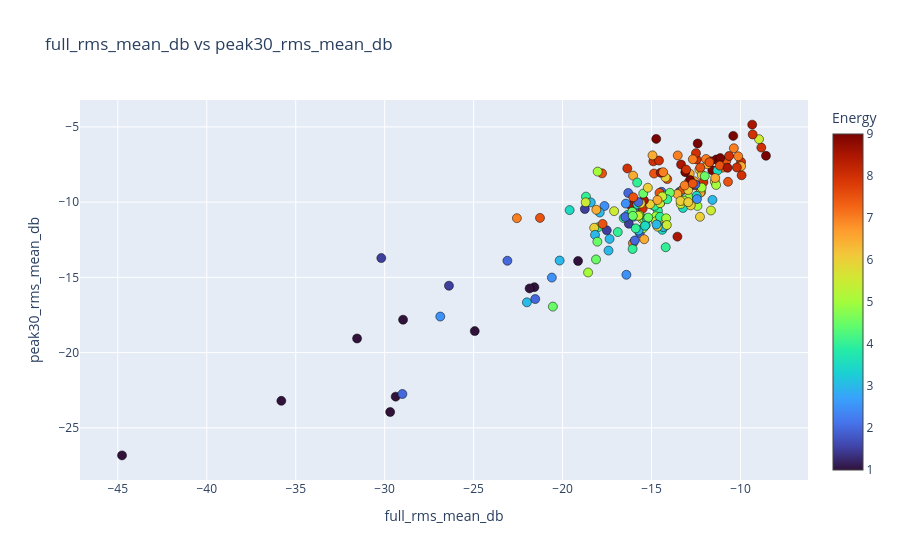

Notebook cell for this chart:
### Code cell
FEATURE_X = 'full_rms_mean_db'
FEATURE_Y = 'peak30_rms_mean_db'

x = np.asarray([safe_float(row.get(FEATURE_X)) for row in labeled_rows], dtype=np.float64)
y = np.asarray([safe_float(row.get(FEATURE_Y)) for row in labeled_rows], dtype=np.float64)
e = np.asarray([row['energy_float'] for row in labeled_rows], dtype=np.float64)
hover = [
    f"{row.get('mix_name', '')}<br>{row.get('track_number', '')}. {row.get('title') or row.get('name', '')}<br>{row.get('artists') or row.get('artist', '')}<br>energy={row['energy_float']}"
    for row in labeled_rows
]
mask = np.isfinite(x) & np.isfinite(y) & np.isfinite(e)

fig = go.Figure(go.Scatter(
    x=x[mask],
    y=y[mask],
    mode='markers',
    marker=dict(color=e[mask], colorscale='Turbo', colorbar=dict(title='Energy'), size=9, line=dict(width=0.5, color='black')),
    text=np.asarray(hover, dtype=object)[mask],
    hovertemplate='%{text}<br>' + FEATURE_X + '=%{x:.2f}<br>' + FEATURE_Y + '=%{y:.2f}<extra></extra>',
))
fig.update_layout(title=f'{FEATURE_X} vs {FEATURE_Y}', xaxis_title=FEATURE_X, yaxis_title=FEATURE_Y)
fig.show()

### Figure 1 — Plotly figure (JSON) as saved in the notebook; plotly's stock layout.template omitted (floating-point values rounded to 4 significant figures; data arrays with more than 128 entries replaced by an {"elided": "..."} marker saying what was removed)
{"data": [{"hovertemplate": "%{text}<br>full_rms_mean_db=%{x:.2f}<br>peak30_rms_mean_db=%{y:.2f}<extra></extra>", "marker": {"color": {"elided": "192 float values"}, "colorbar": {"title": {"text": "Energy"}}, "colorscale": [[0, "#30123b"], [0.07143, "#4145ab"], [0.1429, "#4675ed"], [0.2143, "#39a2fc"], [0.2857, "#1bcfd4"], [0.3571, "#24eca6"], [0.4286, "#61fc6c"], [0.5, "#a4fc3b"], [0.5714, "#d1e834"], [0.6429, "#f3c63a"], [0.7143, "#fe9b2d"], [0.7857, "#f36315"], [0.8571, "#d93806"], [0.9286, "#b11901"], [1, "#7a0402"]], "line": {"color": "black", "width": 0.5}, "size": 9}, "mode": "markers", "text": {"elided": "192 str values"}, "type": "scatter", "x": {"elided": "192 float values"}, "y": {"elided": "192 float values"}}], "layout": {"title": {"text": "full_rms_mean_db vs peak30_rms_mean_db"}, "xaxis": {"title": {"text": "full_rms_mean_db"}}, "yaxis": {"title": {"text": "peak30_rms_mean_db"}}}}
